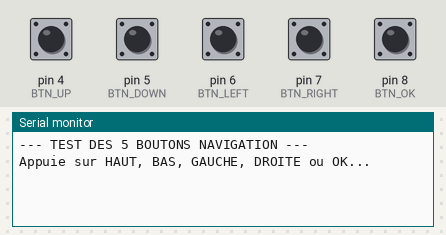
Simulated run of this sketch. Board: Arduino Uno, built with avr-gcc and run on an emulated ATmega328P. Shown: the last lines printed to the serial monitor. The inputs (shaded band) are chosen by the test bench; at power-on: pin 4 (BTN_UP), pin 5 (BTN_DOWN), pin 6 (BTN_LEFT), pin 7 (BTN_RIGHT), pin 8 (BTN_OK) HIGH.

Above: at 1.2 s.
1.3 s: pin 4 (BTN_UP) pulled LOW for 0.15 s
At 2.3 s:
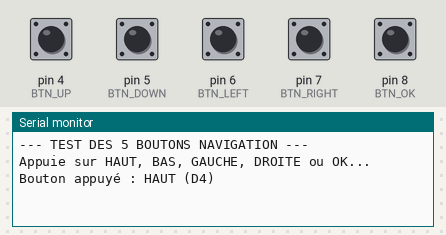
2.9 s: pin 5 (BTN_DOWN) pulled LOW for 0.15 s
At 3.5 s:
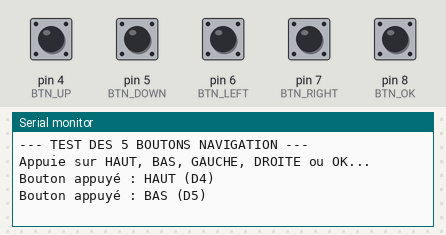
4.5 s: pin 6 (BTN_LEFT) pulled LOW for 0.15 s
At 5.7 s:
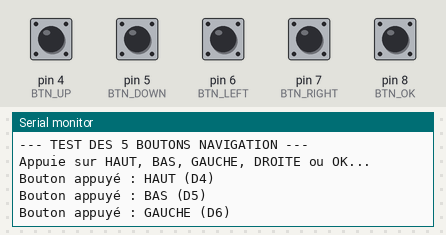
6.1 s: pin 7 (BTN_RIGHT) pulled LOW for 0.15 s
At 7.1 s:
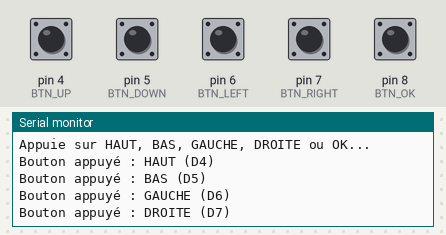
7.7 s: pin 8 (BTN_OK) pulled LOW for 0.15 s
At 8.3 s:
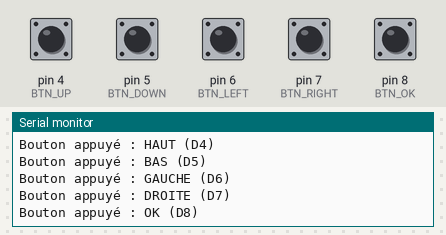

The sketch:

test_bouton.ino
```cpp
// Broches des 5 boutons
#define BTN_UP    4
#define BTN_DOWN  5
#define BTN_LEFT  6
#define BTN_RIGHT 7
#define BTN_OK    8

void setup() {
  Serial.begin(9600);

  // Activation des résistances de rappel internes (INPUT_PULLUP)
  pinMode(BTN_UP, INPUT_PULLUP);
  pinMode(BTN_DOWN, INPUT_PULLUP);
  pinMode(BTN_LEFT, INPUT_PULLUP);
  pinMode(BTN_RIGHT, INPUT_PULLUP);
  pinMode(BTN_OK, INPUT_PULLUP);

  Serial.println(F("--- TEST DES 5 BOUTONS NAVIGATION ---"));
  Serial.println(F("Appuie sur HAUT, BAS, GAUCHE, DROITE ou OK..."));
}

void loop() {
  if (digitalRead(BTN_UP) == LOW) {
    Serial.println(F("Bouton appuyé : HAUT (D4)"));
    delay(200); // Anti-rebond
  }
  if (digitalRead(BTN_DOWN) == LOW) {
    Serial.println(F("Bouton appuyé : BAS (D5)"));
    delay(200);
  }
  if (digitalRead(BTN_LEFT) == LOW) {
    Serial.println(F("Bouton appuyé : GAUCHE (D6)"));
    delay(200);
  }
  if (digitalRead(BTN_RIGHT) == LOW) {
    Serial.println(F("Bouton appuyé : DROITE (D7)"));
    delay(200);
  }
  if (digitalRead(BTN_OK) == LOW) {
    Serial.println(F("Bouton appuyé : OK (D8)"));
    delay(200);
  }
}
```

Measured:
- after the input at 1.3 s, the serial monitor: prints a new line at once (image 1)
- after the input at 2.9 s, the serial monitor: prints a new line at once (image 2)
- after the input at 4.5 s, the serial monitor: prints a new line at once (image 3)
- after the input at 6.1 s, the serial monitor: prints a new line at once (image 4)
- after the input at 7.7 s, the serial monitor: prints a new line at once (image 5)
